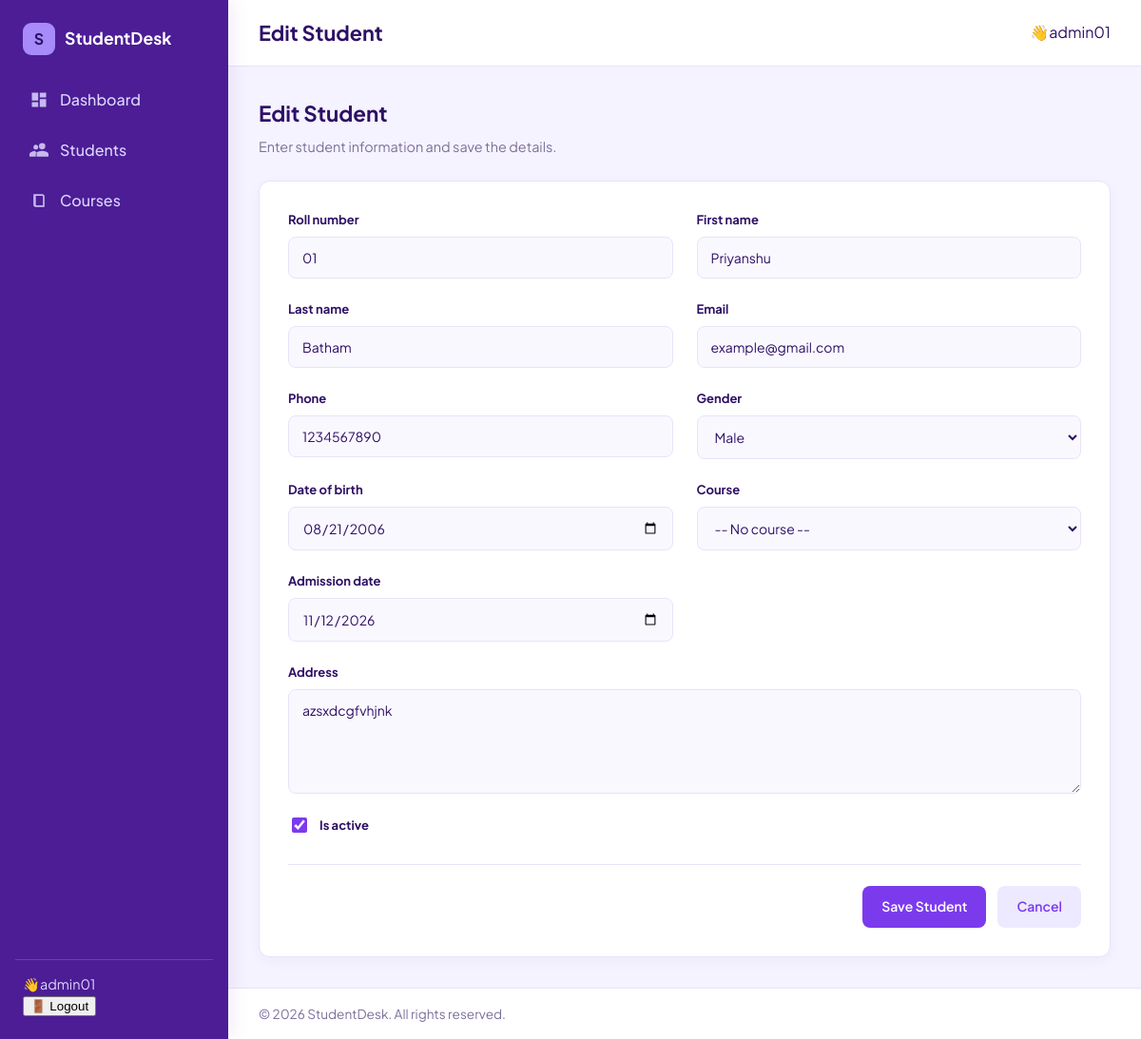
The page /students/4/edit (signed in) on the database its author committed.
### students_app/models.py (models this page shows, shortened)
class Student(models.Model):
    GENDER_CHOICES = [('M', 'Male'), ('F', 'Female'), ('O', 'Other')]
    owner = models.ForeignKey( settings.AUTH_USER_MODEL,on_delete=models.CASCADE, related_name='students')
    roll_number = models.CharField(max_length=20)
    first_name = models.CharField(max_length=50)
    last_name = models.CharField(max_length=50)
    email = models.EmailField()
    phone = models.CharField(max_length=16, blank=True,
        validators=[ RegexValidator(r'^\+?\d{7,15}$','Enter a valid phone number (7-15 digits).')
        ]
    )
    gender = models.CharField(max_length=1, choices=GENDER_CHOICES, default='M')
    date_of_birth = models.DateField(null=True, blank=True)
    course = models.ForeignKey(Course, null=True, blank=True, on_delete=models.SET_NULL, related_name='students')
    address = models.TextField(blank=True)
    is_active = models.BooleanField(default=True)
    admission_date = models.DateField(default=timezone.localdate)
    created_at = models.DateTimeField(auto_now_add=True)
    class Meta:
        ordering = ['roll_number']
        unique_together = ('owner', 'roll_number')

### students_app/views.py (the view)
# urls.py: path("students/<int:pk>/edit",views.students_edit,name='students_edit'),
@login_required(login_url='login')
def students_edit(request, pk):
    student = get_object_or_404(Student, pk=pk, owner=request.user)
    form = StudentForm(request.POST or None, instance=student, user=request.user)
    if request.method == 'POST' and form.is_valid():
        form.save()
        messages.success(request, f'Student "{student.full_name}" updated.')
        return redirect('student_detail', pk=student.pk)
    return render(request, 'student_form.html', {'form': form, 'title': 'Edit Student'})

### students_app/forms.py (shortened to what this page needs)
class StudentForm(forms.ModelForm):
    class Meta:
        model = Student
        fields = ['roll_number','first_name','last_name','email','phone', 'gender','date_of_birth','course','admission_date','address', 'is_active'
        ]
        widgets = {
            'date_of_birth': forms.DateInput(format='%Y-%m-%d', attrs={'type': 'date'}),
            'admission_date': forms.DateInput(format='%Y-%m-%d', attrs={'type': 'date'}),
            'address': forms.Textarea(attrs={'rows': 3}),
        }
    def __init__(self, *args, user=None, **kwargs):
        super().__init__(*args, **kwargs)
        self.user = user
        self.fields['course'].queryset = Course.objects.filter(
            owner=user
        )
        self.fields['course'].empty_label = '-- No course --'

### students_app/models.py (called while the page is built)
    def __str__(self):
        return f'{self.code} - {self.name}'

### students_app/templates/student_form.html (shortened to what this page needs)
{% extends 'base.html' %}
{% load static %}
{% block page_title %}
    {% if form.instance.pk %}Edit Student{% else %}Add Student{% endif %}
{% endblock %}
{% block extra_css %}
<link rel="stylesheet" href="{% static 'css/student_form.css' %}">
{% endblock %}
{% block content %}
<div class="student-form-wrapper">
    <div class="form-heading">
        <div>
            <h2>{% if form.instance.pk %}Edit Student{% else %}Add New Student{% endif %}</h2>
            <p>Enter student information and save the details.</p>
        </div>
    </div>
    <div class="card student-form-card">
        <form method="post" novalidate>
            <div class="student-form-grid">
                {% for field in form %}
                    {% if field.field.widget.input_type == 'checkbox' %}
                        <div class="form-group checkbox-group">
                            {{ field }}
                            <label for="{{ field.id_for_label }}">
                                {{ field.label }}
                            </label>
                        </div>
                    {% else %}
                        <div class="form-group {% if field.name == 'address' or field.name == 'description' %}full-width{% endif %}">
                            <label for="{{ field.id_for_label }}">
                                {{ field.label }}
                            </label>
                            {{ field }}
                        </div>
                    {% endif %}
                {% endfor %}
            </div>
            <div class="form-actions">
                <button type="submit" class="btn save-btn">
                    Save Student
                </button>
                <a href="{% url 'students_list' %}" class="btn cancel-btn">
                    Cancel
                </a>
            </div>
        </form>
    </div>
</div>
{% endblock %}

### students_app/templates/base.html (shortened to what this page needs)
{% load static %}
<!DOCTYPE html>
<html lang="en">
<head>
  <link rel="stylesheet" href="{% static 'css/base.css' %}">
  {% block extra_css %}{% endblock %}
</head>
<body>
  <aside class="sidebar" id="sidebar">
    <a  class="brand">
      <span class="brand-mark">S</span>
      <span class="brand-name">StudentDesk</span>
    </a>
    <nav class="nav" aria-label="Main navigation">
      <a href="{% url 'dashboard' %}"
         class="nav-link {% if request.resolver_match.url_name == 'dashboard' %}active{% endif %}">
        <svg viewBox="0 0 24 24" aria-hidden="true"><path d="M3 13h8V3H3v10zm0 8h8v-6H3v6zm10 0h8V11h-8v10zm0-18v6h8V3h-8z"/></svg>
        Dashboard
      </a>
      <a  href="{% url 'students_list' %}"
         class="nav-link {% if request.resolver_match.url_name == 'students_list' %}active{% endif %}">
        <svg viewBox="0 0 24 24" aria-hidden="true"><path d="M16 11a4 4 0 1 0-4-4 4 4 0 0 0 4 4zm-8 0a3 3 0 1 0-3-3 3 3 0 0 0 3 3zm8 2c-2.7 0-8 1.3-8 4v3h16v-3c0-2.7-5.3-4-8-4zM8 13c-.3 0-.6 0-1 .1C8.200 13.900 9 15 9 16.500V20H0v-3c0-2.200 4.700-4 8-4z"/></svg>
        Students
      </a>
      <a  href="{% url 'courses_list' %}"
         class="nav-link {% if request.resolver_match.url_name == 'courses_list' %}active{% endif %}">
        <svg viewBox="0 0 24 24" aria-hidden="true"><path d="M5 4h11a3 3 0 0 1 3 3v13H8a3 3 0 0 1-3-3V4zm3 2v11a1 1 0 0 0 1 1h8V7a1 1 0 0 0-1-1H8z"/></svg>
        Courses
      </a>
    </nav>
    <div class="sidebar-footer">
        <span class="user_name">👋{{ user.get_full_name|default:user.username }}</span>
         <form method="post" action="{% url 'logout' %}">{% csrf_token %}
          <button type="submit" class="">🚪 Logout</button>
        </form>
    </div>
  </aside>
  <div class="main">
    <header class="topbar">
      <h1 class="page-title">
        {% block page_title %}{% endblock %}
      </h1>
      <div class="topbar-actions">{% block topbar_actions %}👋{{ user.get_full_name|default:user.username }}{% endblock %}</div>
    </header>
    <main class="content">
      {% block content %}{% endblock %}
    </main>
    <footer class="footer">
      &copy; {% now "Y" %} StudentDesk. All rights reserved.
    </footer>
  </div>
</body>
</html>

### students_app/static/css/base.css (style rules this page uses)
:root { --ink: #4C1D95; --ink-soft: #5B21B6; --paper: #F5F3FF; --card: #FFFFFF; --text: #2E1065; --muted: #7C6F9B; --line: #E9E2FA; --accent: #7C3AED; --accent-hover: #6D28D9; --sidebar-w: 240px; --radius: 12px; }
*, *::before, *::after { box-sizing: border-box; }
html, body { margin: 0; }
body { font-family: "Plus Jakarta Sans", system-ui, sans-serif; background: var(--paper); color: var(--text); line-height: 1.55; }
a { color: inherit; text-decoration: none; }
.sidebar { position: fixed; inset: 0 auto 0 0; width: var(--sidebar-w); background: var(--ink); color: #EDE9FE; display: flex; flex-direction: column; padding: 24px 16px; z-index: 20; box-shadow: 4px 0 20px rgba(76, 29, 149, 0.08); }
.brand { display: flex; align-items: center; gap: 10px; padding: 0 8px 24px; color: #FFFFFF; }
.brand-mark { width: 34px; height: 34px; display: grid; place-items: center; background: #A78BFA; color: #2E1065; font-weight: 700; border-radius: 9px; }
.brand-name { font-weight: 700; font-size: 1.1rem; }
.nav { display: flex; flex-direction: column; gap: 6px; }
.nav-link { display: flex; align-items: center; gap: 12px; padding: 11px 12px; border-radius: 8px; border-left: 3px solid transparent; font-weight: 500; color: #DDD6FE; transition: background 0.2s ease, color 0.2s ease; }
.nav-link svg { width: 20px; height: 20px; fill: currentColor; opacity: 0.85; }
.sidebar-footer { margin-top: auto; padding: 14px 8px 0; border-top: 1px solid rgba(221, 214, 254, 0.2); font-size: 0.9rem; color: #DDD6FE; }
.main { margin-left: var(--sidebar-w); min-height: 100vh; display: flex; flex-direction: column; }
.topbar { display: flex; align-items: center; gap: 16px; padding: 18px 32px; background: var(--card); border-bottom: 1px solid var(--line); }
.page-title { margin: 0; font-size: 1.35rem; font-weight: 700; color: var(--text); }
.topbar-actions { margin-left: auto; display: flex; gap: 10px; }
.content { flex: 1; padding: 32px; }
.footer { padding: 16px 32px; color: var(--muted); font-size: 0.85rem; border-top: 1px solid var(--line); background: #FFFFFF; }
.card { background: var(--card); border: 1px solid var(--line); border-radius: var(--radius); padding: 20px; box-shadow: 0 4px 14px rgba(76, 29, 149, 0.04); }
.btn { display: inline-block; padding: 9px 16px; border: 0; border-radius: 8px; background: var(--accent); color: #FFFFFF; font: inherit; font-weight: 600; cursor: pointer; transition: background 0.2s ease, transform 0.15s ease, box-shadow 0.2s ease; }

### students_app/static/css/student_form.css (style rules this page uses)
.student-form-wrapper { max-width: 1050px; margin: 0 auto; }
.form-heading { display: flex; justify-content: space-between; align-items: center; margin-bottom: 24px; }
.form-heading h2 { margin: 0 0 6px; font-size: 1.4rem; font-weight: 700; color: var(--text); }
.form-heading p { margin: 0; color: var(--muted); font-size: 0.9rem; }
.student-form-card { padding: 30px; border-radius: var(--radius); background: var(--card); border: 1px solid var(--line); box-shadow: 0 4px 14px rgba(76, 29, 149, 0.04); }
.student-form-grid { display: grid; grid-template-columns: repeat(2, minmax(0, 1fr)); gap: 22px 25px; }
.form-group { display: flex; flex-direction: column; min-width: 0; }
.form-group.full-width { grid-column: 1 / -1; }
.form-group label { margin-bottom: 8px; color: var(--text); font-size: 13px; font-weight: 700; }
.form-group input:not([type="checkbox"]), .form-group select, .form-group textarea { width: 100%; min-width: 0; box-sizing: border-box; padding: 12px 14px; background: #FAF8FF; border: 1px solid var(--line); border-radius: 8px; color: var(--text); font-family: inherit; font-size: 14px; outline: none; transition: all 0.2s ease; }
.form-group textarea { min-height: 110px; resize: vertical; }
.checkbox-group { grid-column: 1 / -1; flex-direction: row; align-items: center; gap: 10px; }
.checkbox-group input { width: 16px; height: 16px; accent-color: var(--accent); cursor: pointer; }
.checkbox-group label { margin: 0; cursor: pointer; }
.form-actions { display: flex; justify-content: flex-end; align-items: center; gap: 12px; margin-top: 30px; padding-top: 22px; border-top: 1px solid var(--line); }
.form-actions .btn { font-size: 14px; padding: 11px 20px; }
.save-btn { background: var(--accent); color: #FFFFFF; }
.cancel-btn { background: #EDE9FE; color: var(--accent); }

### rows shown on the page
Student: form "01" "Priyanshu" "Batham" "example@gmail.com" "1234567890" "Male" "08/21/2006" "-- No course --" "11/12/2026" "azsxdcgfvhjnk", form "☑"

### other values the page prints
{{ user.get_full_name|default:user.username }} "admin01"
{{ field.label }} "Roll number" "First name" "Last name" "Email" "Phone" "Gender" "Date of birth" "Course" "Admission date" "Address"
{{ field.label }} "Is active"
